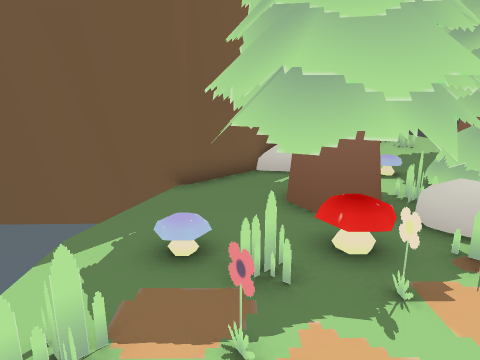
view 1 (above)

12 first-person views from a walk through a Godot game level. The camera is 1.2 m above the floor, tilts 14° down and sees 70° across. The floor is counted in squares, 0.5 m on a side. Each view is taken from the middle of a square. On the plan, view 1 faces up. The plan holds only what a view shows up to about 20 squares ahead; the rest is blank. The place goes on beyond the plan.

view 2
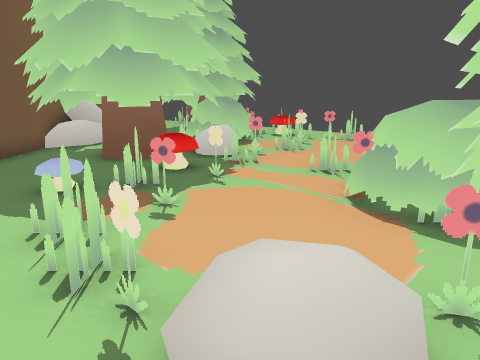

view 3
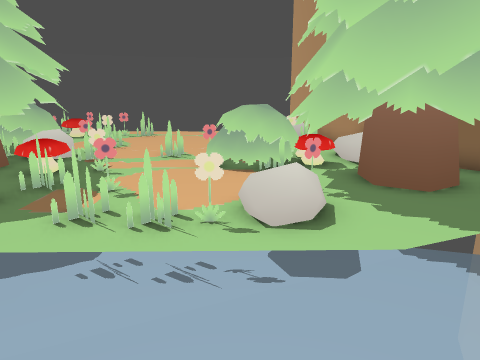

view 4
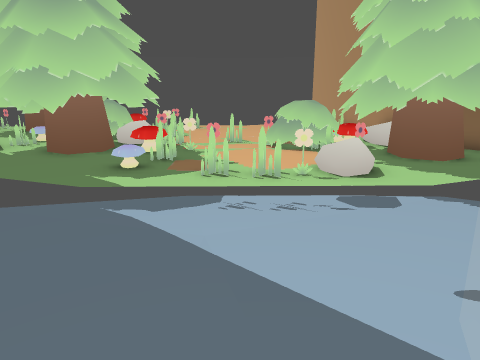

view 5
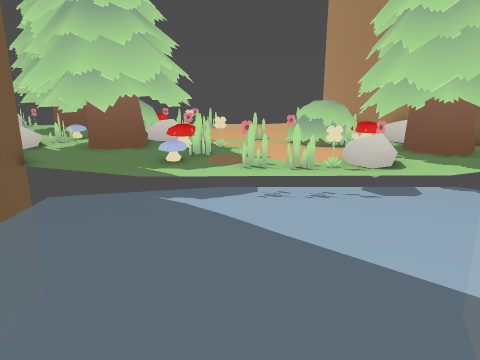

view 6
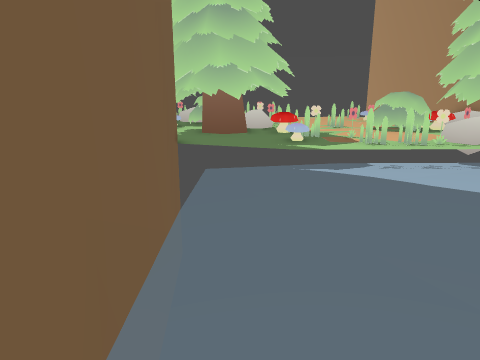

view 7
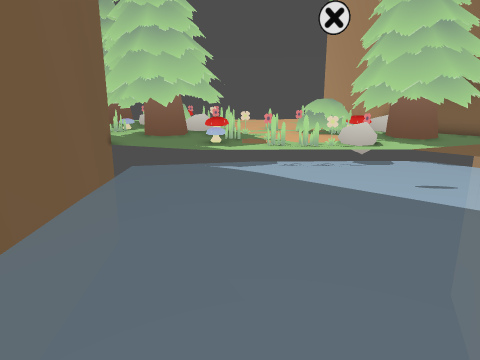

view 8
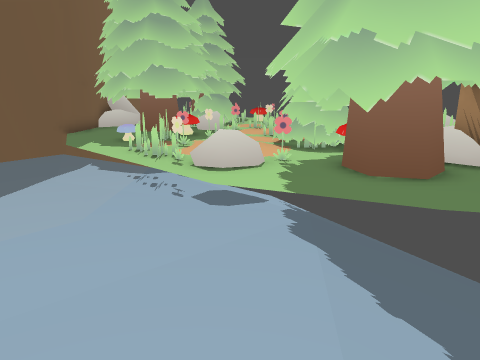

view 9
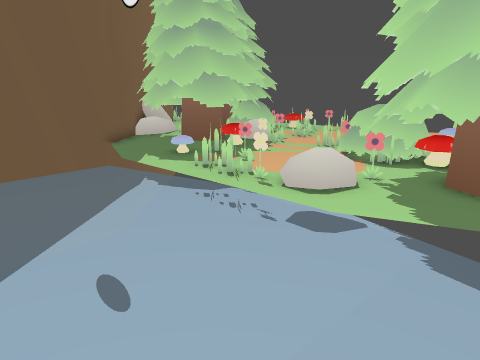

view 10
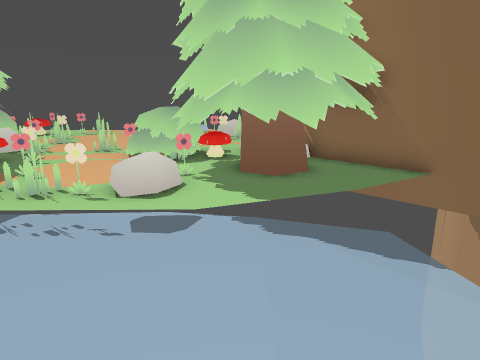

view 11
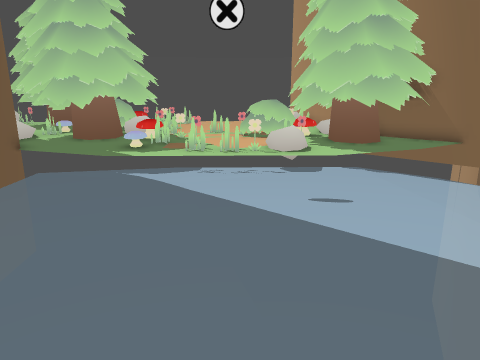

view 12
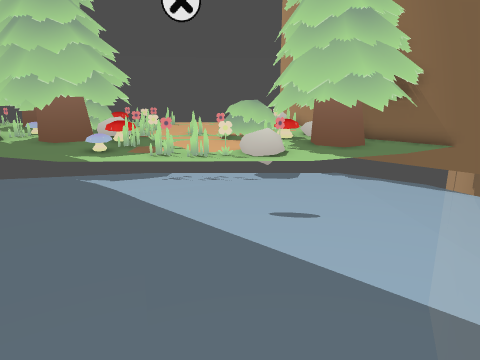

### Floor plan
Key: @ floor where view 1 was taken; # wall or solid block; . main floor; - floor 0.25 m lower than the main floor; _ floor 0.5 m lower than the main floor; / step, stairs or slope; = window, fence, low wall or low ledge; T tree; B bush; R rock; F flower; O other object.
Columns run from 15 left of view 1 to 6 right of it. Each row starts with its distance up from view 1.
 10               #TTTTT
  9             ###TTT TBB
  8     ########  TTTTTTBB
  7   _          OTTTTTR B
  6             /O TTTRRF
  5             /OOTTTTRF=
  4 -           /OO==F...
  3     -       /==F...==
  2      -      /=.....==
  1  -          /==...F
  0   -     -   /F.@.BBB
 -1             /ORFTBO
 -2             / RFTTT
 -3       -     -TTTTTRRR
 -4              TTTT RRR#
 -5        -     TT#TRRR
 -6               TTTTT
 -7         /     ##T#
 -8                ###

Where each view was taken, in squares from view 1:
view 1: 0 up, 0 right, facing up
view 2: 2 down, 3 left, facing up-right
view 3: 0 up, 7 left, facing right
view 4: 2 up, 10 left, facing right
view 5: 3 up, 11 left, facing right
view 6: 7 up, 13 left, facing right
view 7: 4 up, 15 left, facing right
view 8: 7 down, 7 left, facing up-right
view 9: 5 down, 8 left, facing up-right
view 10: 3 down, 9 left, facing right
view 11: 1 up, 14 left, facing right
view 12: 0 up, 13 left, facing right
